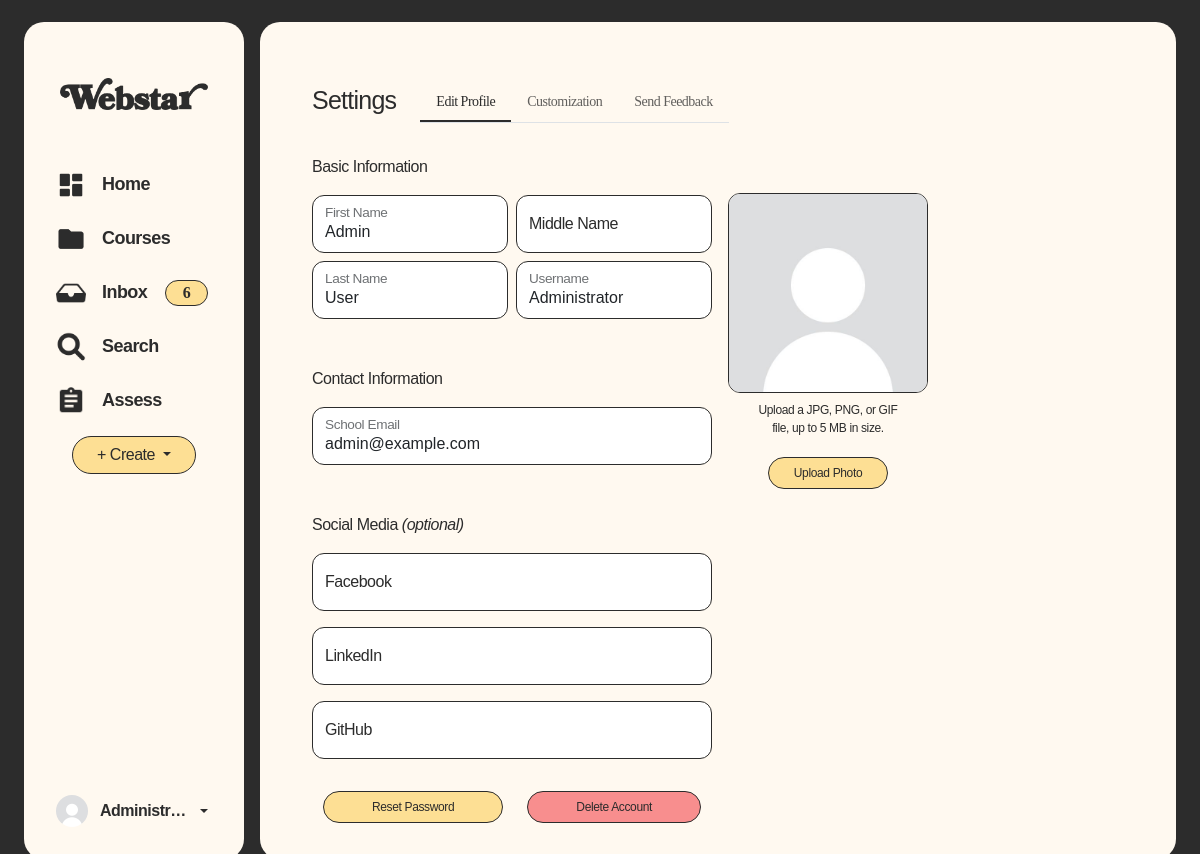
The app's page /prof/settings.php (signed in) with its own data.
### tables this page shows
CREATE TABLE `userinfo` (
  `userInfoID` int(11) NOT NULL,
  `userID` int(11) NOT NULL,
  `profilePicture` varchar(100) NOT NULL DEFAULT 'defaultProfile.png',
  `firstName` varchar(50) NOT NULL,
  `middleName` varchar(50) DEFAULT NULL,
  `lastName` varchar(50) NOT NULL,
  `studentID` varchar(50) DEFAULT NULL,
  `programID` varchar(50) DEFAULT '1',
  `gender` varchar(50) DEFAULT 'Other',
  `yearLevel` varchar(20) DEFAULT '1',
  `yearSection` int(11) DEFAULT 1,
  `schoolEmail` varchar(50) DEFAULT NULL,
  `facebookLink` text DEFAULT NULL,
  `linkedInLink` text DEFAULT NULL,
  `githubLink` text DEFAULT NULL,
  `createdAt` datetime NOT NULL,
  `isNewUser` int(1) NOT NULL DEFAULT 1
);

CREATE TABLE `users` (
  `userID` int(11) NOT NULL,
  `password` varchar(1024) NOT NULL,
  `email` varchar(50) NOT NULL,
  `role` varchar(12) NOT NULL DEFAULT 'student',
  `userName` varchar(50) NOT NULL,
  `status` varchar(15) DEFAULT 'Active'
);

### shared/assets/database/connect.php (called while the page is built, shortened)
<?php
function executeQuery($query)
{
	$conn = $GLOBALS['conn'];
	return mysqli_query($conn, $query);
}
?>

### shared/components/prof-sidebar-for-desktop.php (shortened to what this page needs)
<?php
include_once '../shared/assets/database/connect.php';
if (!function_exists('prof_sidebar_fetch_count')) {
    function prof_sidebar_fetch_count($sql)
    {
        $result = executeQuery($sql);
        if ($result && ($row = mysqli_fetch_assoc($result)) && isset($row['c'])) {
            return (int) $row['c'];
        }
        return 0;
    }
}
$profIsInboxPage = isset($activePage) && $activePage === 'inbox';
$profInboxCount = 0;
$enrollmentIds = [];
if (!empty($enrollmentIds)) {
    $enrollmentIdsStr = implode(',', $enrollmentIds);
    if ($profIsInboxPage)
        executeQuery("UPDATE inbox SET isRead = 1 WHERE enrollmentID IN ($enrollmentIdsStr) AND isRead = 0");
    $profInboxCount = prof_sidebar_fetch_count("SELECT COUNT(*) AS c FROM inbox WHERE enrollmentID IN ($enrollmentIdsStr) AND isRead = 0");
} else {
    $profInboxCount = prof_sidebar_fetch_count("SELECT COUNT(*) AS c FROM inbox WHERE isRead = 0");
}
$userID = $_SESSION['userID'];
$usernameAndProfilePictureQuery = "
SELECT
    u.userName,
    ui.profilePicture
FROM users u
JOIN userinfo ui ON u.userID = ui.userID
WHERE u.userID = $userID
";
$usernameAndProfilePictureResult = executeQuery($usernameAndProfilePictureQuery);
$userInformation = mysqli_fetch_assoc($usernameAndProfilePictureResult);
?>
<div class="col-auto d-none d-md-block">
    <div class="col-auto d-none d-md-block">
        <div class="row">
            <div class="card border-0 sidebar mx-2 p-2 overflow-y-auto" style="width: 220px;">
                <div class="d-flex justify-content-center">
                    <img src="../shared/assets/img/webstar-logo-black.png" class="img-fluid pt-5 pb-5 px-3"
                        width="180px;">
                </div>
                <ul class="nav flex-column">
                    <li class="nav-item my-1 d-flex align-items-center gap-2 m-3 p-2 rounded-3 <?php echo ($activePage == 'profIndex') ? 'selected-box' : ''; ?>"
                        data-page="home">
                        <img src="../shared/assets/img/dashboard.png" class="img-fluid"
                            style="width: 30px; height: 30px;">
                        <a class="nav-link text-dark p-0 text-med text-18 ps-2 <?php echo ($activePage == 'profIndex') ? 'selected' : ''; ?>"
                            href="index.php"><strong>Home</strong></a>
                    </li>
                    <li class="nav-item my-1 d-flex align-items-center gap-2 m-3 p-2 rounded-3 <?php echo ($activePage == 'course') ? 'selected-box' : ''; ?>"
                        data-page="">
                        <img src="../shared/assets/img/courses.png" class="img-fluid"
                            style="width: 30px; height: 30px;">
                        <a class="nav-link text-dark p-0 text-med text-18 ps-2 <?php echo ($activePage == 'course') ? 'selected' : ''; ?>"
                            href="course.php"><strong>Courses</strong></a>
                    </li>
                    <li class="nav-item my-1 d-flex align-items-center gap-2 m-3 p-2 rounded-3 <?php echo ($activePage == 'inbox') ? 'selected-box' : ''; ?>"
                        data-page="">
                        <img src="../shared/assets/img/inbox.png" class="img-fluid" style="width: 30px; height: 30px;">
                        <a class="nav-link text-dark p-0 text-med text-18 ps-2 <?php echo ($activePage == 'inbox') ? 'selected' : ''; ?>"
                            href="inbox.php"><strong>Inbox</strong></a>
                        <?php
                        $displayProfInbox = isset($profInboxCount) && is_numeric($profInboxCount)
                            ? (int) $profInboxCount
                            : (isset($_SESSION['profInboxCount']) ? (int) $_SESSION['profInboxCount'] : 0);
                        ?>
                        <?php if ($displayProfInbox > 0) { ?>
                            <span class="badge-container ms-auto me-1">
                                <span class="inbox-badge"><?php echo $displayProfInbox; ?></span>
                            </span>
                        <?php } ?>
                    </li>
                    <li class="nav-item my-1 d-flex align-items-center gap-2 m-3 p-2 rounded-3 <?php echo ($activePage == 'search') ? 'selected-box' : ''; ?>"
                        data-page="explore" data-bs-toggle="modal" data-bs-target="#searchModal">
                        <img src="../shared/assets/img/explore.png" class="img-fluid"
                            style="width: 30px; height: 30px;">
                        <a class="nav-link text-dark p-0 text-med text-18 ps-2 <?php echo ($activePage == 'search') ? 'selected' : ''; ?>"
                            href="#"><strong>Search</strong></a>
                    </li>
                    <li class="nav-item my-1 d-flex align-items-center gap-2 m-3 p-2 rounded-3 <?php echo ($activePage == 'assess') ? 'selected-box' : ''; ?>"
                        data-page="">
                        <img src="../shared/assets/img/assess.png" class="img-fluid" style="width: 30px; height: 30px;">
                        <a class="nav-link text-dark p-0 text-med text-18 ps-2 <?php echo ($activePage == 'assess') ? 'selected' : ''; ?>"
                            href="assess.php"><strong>Assess</strong></a>
                    </li>
                    <div class="dropdown d-flex justify-content-center mt-2">
                        <button class="btn btn-custom text-sbold rounded-pill px-4 dropdown-toggle" type="button"
                            id="dropdownMenuButton" data-bs-toggle="dropdown" aria-expanded="false" style="background: var(--primaryColor) !important;
                             border: 1px solid var(--black);">
                            + Create
                        </button>
                    </div>
                </ul>
                <div class="dropdown mt-auto p-4">
                    <a href="#" class="d-flex align-items-center text-decoration-none dropdown-toggle text-dark"
                        data-bs-toggle="dropdown" aria-expanded="false">
                        <img src="../shared/assets/pfp-uploads/<?php echo $userInformation['profilePicture'] ?>" alt=""
                            width="32" height="32" class="rounded-circle me-2"
                            style="object-fit: cover; width: 32px; height: 32px; overflow: hidden;">
                        <strong class="text-dark text-med text-16 px-1 text-truncate" style="max-width:100px"
                            title=" <?php echo $userInformation['userName'] ?>">
                            <?php echo $userInformation['userName'] ?>
                        </strong>
                    </a>
                </div>
            </div>
        </div>
    </div>
</div>

### prof/settings-info-contents/edit-profile.php (shortened to what this page needs)
<?php
$userQuery = "
    SELECT
        users.userName,
        userinfo.firstName,
        userinfo.middleName,
        userinfo.lastName,
        userinfo.studentID,
        userinfo.schoolEmail,
        userinfo.facebookLink,
        userinfo.linkedInLink,
        userinfo.githubLink,
        userinfo.profilePicture,
        program.programID,
        program.programName
    FROM users
    INNER JOIN userinfo ON users.userID = userinfo.userID
    INNER JOIN program ON userinfo.programID = program.programID
    WHERE users.userID = '$userID'
";
$userResult = executeQuery($userQuery);
if ($userResult && mysqli_num_rows($userResult) > 0) {
    $userData = mysqli_fetch_assoc($userResult);
    $firstName = $userData['firstName'];
    $middleName = $userData['middleName'];
    $lastName = $userData['lastName'];
    $userName = $userData['userName'];
    $schoolEmail = $userData['schoolEmail'];
    $fbLink = $userData['facebookLink'];
    $linkedInLink = $userData['linkedInLink'];
    $githubLink = $userData['githubLink'];
    $profilePicture = $userData['profilePicture'];
}
?>
<div class="container">
    <div class="row d-flex justify-content-center">
        <form method="POST" action="" class="w-100" id="registrationForm" enctype="multipart/form-data">
            <div class="row mb-3">
            </div>
            <div class="row p-0 m-0 d-flex justify-content-center" style="margin-left:2px;">
                <div class="col-12 col-md-8 text-reg custom-forms px-2 px-md-0">
                    <div class="col mb-3 text-med text-16 text-center text-md-start" style="color:var(--black);">Basic
                        Information</div>
                    <div class="row mb-2 gx-2">
                        <div class="col">
                            <div class="form-floating">
                                <input type="text" name="firstName" class="form-control" id="firstName" placeholder=" "
                                    pattern="[A-Za-z\s]+" oninput="this.value = this.value.replace(/[^A-Za-z\s]/g, '')"
                                    value="<?php echo $firstName ?? ''; ?>" required>
                                <label for="firstName" class="text-reg text-16">First Name</label>
                            </div>
                        </div>
                        <div class="col">
                            <div class="form-floating">
                                <input type="text" name="middleName" class="form-control" id="middleName"
                                    placeholder=" " pattern="[A-Za-z\s]+"
                                    oninput="this.value = this.value.replace(/[^A-Za-z\s]/g, '')"
                                    value="<?php echo $middleName ?? ''; ?>" >
                                <label for="middleName" class="text-reg text-16">Middle Name</label>
                            </div>
                        </div>
                    </div>
                    <div class="row mb-2 gx-2">
                        <div class="col">
                            <div class="form-floating">
                                <input type="text" name="lastName" class="form-control" id="lastName" placeholder=" "
                                    pattern="[A-Za-z\s]+" oninput="this.value = this.value.replace(/[^A-Za-z\s]/g, '')"
                                    value="<?php echo $lastName ?? ''; ?>" required>
                                <label for="lastName" class="text-reg text-16">Last Name</label>
                            </div>
                        </div>
                        <div class="col">
                            <div class="form-floating">
                                <input type="text" name="userName" class="form-control" id="userName" placeholder=" "
                                    maxlength="30" pattern="^[^\s.]+$" value="<?php echo $userName ?? ''; ?>" required>
                                <label for="userName" class="text-reg text-16">Username</label>
                            </div>
                        </div>
                    </div>
                    <div class="col-12 col-md-auto text-reg custom-forms px-2 px-md-0">
                        <div class="col mb-3 mt-5 text-med text-16 text-center text-md-start"
                            style="color: var(--black);">
                            Contact Information
                        </div>
                        <div class="row gx-3 flex-column">
                            <div class="col-12 ">
                                <div class="form-floating">
                                    <input type="email" name="schoolEmail" class="form-control" id="schoolEmail"
                                        placeholder=" " required value="<?php echo $schoolEmail ?? ''; ?>">
                                    <label for="schoolEmail" class="text-reg text-16">School Email</label>
                                </div>
                            </div>
                        </div>
                    </div>
                    <div class="col-12 col-md-auto text-reg custom-forms px-2 px-md-0">
                        <div class="col mb-3 mt-5 text-med text-16 text-center text-md-start"
                            style="color: var(--black);">
                            Social Media <i>(optional)</i>
                        </div>
                        <div class="row mb-3 gx-3 flex-column">
                            <div class="col-12 mb-3">
                                <div class="form-floating mb-3">
                                    <input type="text" name="fbLink" class="form-control" id="fbLink" placeholder=" "
                                        value="<?php echo $fbLink ?? ''; ?>">
                                    <label for="fbLink" class="text-reg text-16">Facebook</label>
                                </div>
                                <div class="form-floating mb-3">
                                    <input type="text" name="linkedInLink" class="form-control" id="linkedInLink"
                                        placeholder=" " value="<?php echo $linkedInLink ?? ''; ?>">
                                    <label for="linkedInLink" class="text-reg text-16">LinkedIn</label>
                                </div>
                                <div class="form-floating">
                                    <input type="text" name="githubLink" class="form-control" id="githubLink"
                                        placeholder=" " value="<?php echo $githubLink ?? ''; ?>">
                                    <label for="githubLink" class="text-reg text-16">GitHub</label>
                                </div>
                            </div>
                        </div>
                    </div>
                    <div class="row justify-content-center">
                        <div class="col-auto text-center">
                            <a class="btn rounded-5 text-med text-12 px-5"
                                href="../login-auth/forgot-password.php"
                                style="background-color: var(--primaryColor); border: 1px solid var(--black);">
                                Reset Password
                            </a>
                        </div>
                        <div class="col-auto text-center">
                            <form action="" method="post">
                                <button type="button" class="btn rounded-5 text-med text-12 px-5 mt-2 mt-md-0"
                                    style="background-color: rgba(248, 142, 142, 1); border: 1px solid var(--black);"
                                    data-bs-toggle="modal" data-bs-target="#deleteModal">
                                    Delete Account
                                </button>
                            </form>
                        </div>
                    </div>
                </div>
                <div
                    class="col-12 col-md-4 mt-4 pt-1 d-none d-md-flex flex-column align-items-center ps-md-3 px-3 mb-4 mx-auto">
                    <div class="profile-pic">
                        <img id="profilePreviewDesktop"
                            src="<?php echo !empty($profilePicture) ? '../shared/assets/pfp-uploads/' . $profilePicture : 'https://via.placeholder.com/150'; ?>"
                            alt="Profile Picture">
                    </div>
                    <p class="text-med text-12 mt-2" style="color:var(--black); text-align:center; max-width:150px;">
                        Upload a JPG, PNG, or GIF file, up to 5 MB in size.</p>
                    <button type="button" class="btn btn-upload text-med text-12 mt-1" id="uploadBtn">Upload
                        Photo</button>
                </div>
            </div>
        </form>
    </div>
</div>

### records on screen
userinfo: profilePicture (placeholder picture), userID.userName "Administr…", firstName "Admin", lastName "User", userName "Administrator", schoolEmail "admin@example.com"

### other values on screen
$displayProfInbox "6"
